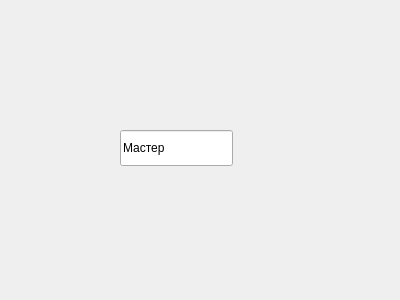
<?xml version="1.0" encoding="UTF-8"?>
<ui version="4.0">
 <class>Dialog</class>
 <widget class="QDialog" name="Dialog">
  <property name="geometry">
   <rect>
    <x>0</x>
    <y>0</y>
    <width>400</width>
    <height>300</height>
   </rect>
  </property>
  <property name="windowTitle">
   <string>Dialog</string>
  </property>
  <widget class="QLineEdit" name="lineEdit">
   <property name="geometry">
    <rect>
     <x>120</x>
     <y>130</y>
     <width>113</width>
     <height>36</height>
    </rect>
   </property>
   <property name="text">
    <string>Мастер</string>
   </property>
  </widget>
 </widget>
 <resources/>
 <connections/>
</ui>
